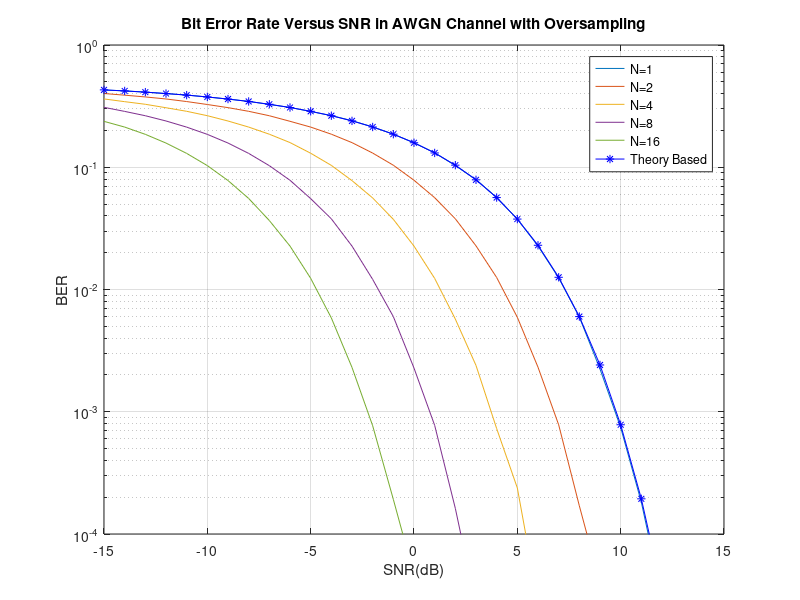

Reproduce this figure in MATLAB.
% 2. Error Probability for BPSK Modulation with N Samples in Each Symbol
% Author: Seyed Mohammad Mehdi Hosseini (Smmehdihosseini@gmail.com)

clear;close all;clc;

num_bits=1000;
M=2; 
db_snr=-15:15;
N_Oversampling=[1 2 4 8 16];
ber_snr=zeros(1,length(db_snr));
for i_N=1:length(N_Oversampling)
for iteration_snr=1:length(db_snr)
err_totoal=0; iteration=0;
while iteration<500 
iteration=iteration+1;
bi=randi([0 1],1,num_bits);
sym=2*bi-1;
sym2=repmat(sym,N_Oversampling(i_N),1);
o_sym=reshape(sym2,[1,N_Oversampling(i_N)*length(sym)]);
E_sym=(o_sym* o_sym')/length(o_sym);
bpsk_sym=o_sym./(E_sym);

n0=10^(-(db_snr(iteration_snr)/10));
noise=sqrt(n0)*randn(1,N_Oversampling(i_N)*length(sym));
recx1=bpsk_sym+noise;
recx11=reshape(recx1,[N_Oversampling(i_N),length(sym)]);
o_recx1=sum(recx11,1);
bi1_hat=o_recx1>0;
num_err1=sum(xor(bi,bi1_hat));
err_totoal=err_totoal+num_err1;
end
ber_snr(iteration_snr)=err_totoal/(iteration*num_bits); 
end
semilogy(db_snr,ber_snr);hold on;grid on;
end
theory = qfunc(sqrt(10.^(db_snr./10)));
semilogy(db_snr,theory,'b-*');hold on;
legend('N=1','N=2','N=4','N=8','N=16','Theory Based');
xlabel('SNR(dB)'); ylabel('BER');
ylim([1e-4 1])
title('Bit Error Rate Versus SNR in AWGN Channel with Oversampling');